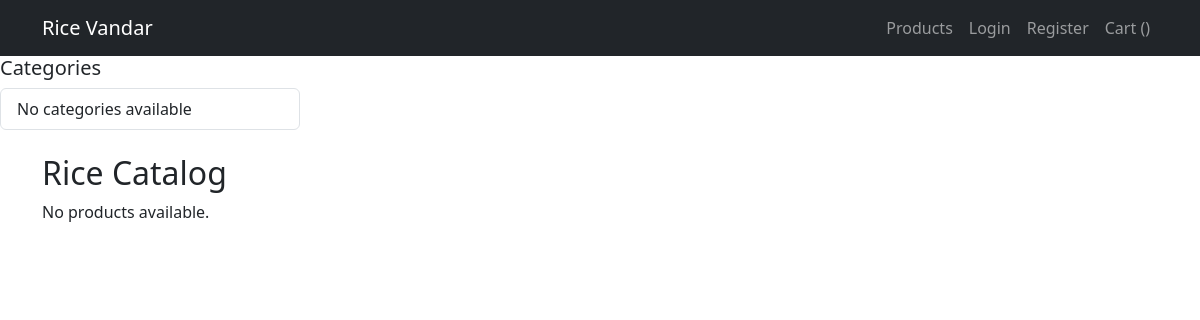
The app's page /, older data.
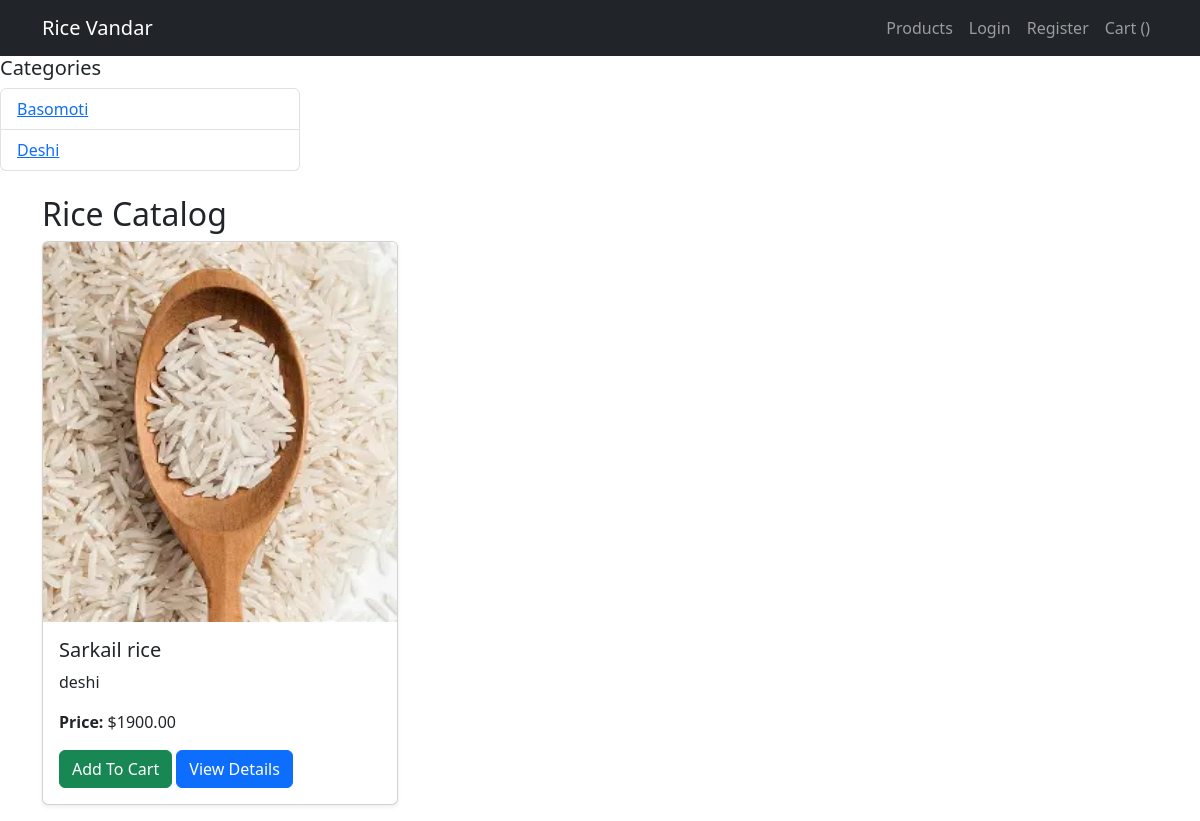
The same page, newer data.
### catalogue/models.py (models this page shows, shortened)
class RiceCategory(models.Model):
    name = models.CharField(max_length=100, unique=True)
    description = models.TextField(blank=True, null=True)
    class Meta:
        verbose_name_plural = "Rice Categories"

class Product(models.Model):
    name = models.CharField(max_length=200)
    category = models.ForeignKey(RiceCategory, on_delete=models.CASCADE, related_name="products", null=True, blank=True)
    description = models.TextField(blank=True)
    price = models.DecimalField(max_digits=10, decimal_places=2)
    stock = models.PositiveIntegerField(default=0)
    image = models.ImageField(upload_to='products/', blank=True, null=True)
    created_at = models.DateTimeField(auto_now_add=True)
    updated_at = models.DateTimeField(auto_now=True)

### catalogue/views.py (the view)
# urls.py: path('', views.product_list, name='product_list'),
def product_list(request):
    products = Product.objects.all().order_by('-created_at')
    categories = RiceCategory.objects.all()
    return render(request, 'catalogue/product_list.html', {'products': products, 'categories': categories})

### templates/catalogue/product_list.html (shortened to what this page needs)
{% extends "base.html" %}
{% block content %}
<h2>Rice Catalog</h2>
<div class="row">
    {% for product in products %}
    <div class="col-md-4 mb-3">
        <div class="card h-100 shadow-sm">
            {% if product.image %}
            <img src="{{ product.image.url }}" class="card-img-top" alt="{{ product.name }}">
            {% endif %}
            <div class="card-body">
                <h5 class="card-title">{{ product.name }}</h5>
                <p class="card-text">{{ product.description|truncatechars:100 }}</p>
                <p class="card-text"><strong>Price:</strong> ${{ product.price }}</p>
             <a href="{% url 'cart:add_to_cart' product.id %}" class="btn btn-success">Add To Cart</a>
                <a href="{% url 'catalogue:product_detail' product.pk %}" class="btn btn-primary">View Details</a>
            </div>
        </div>
    </div>
    {% empty %}
    <p>No products available.</p>
    {% endfor %}
</div>
{% endblock %}

### templates/base.html (shortened to what this page needs)
{% load static %}
<!DOCTYPE html>
<html lang="en">
<head>
    <link rel="stylesheet" href="{% static 'css/styles.css' %}?v={{ time }}">
    <link href="https://cdn.jsdelivr.net/npm/bootstrap@5.3.0/dist/css/bootstrap.min.css" rel="stylesheet">
</head>
<body>
    <nav class="navbar navbar-expand-lg navbar-dark bg-dark">
      <div class="container">
        <a class="navbar-brand " href="{% url 'catalogue:product_list' %}">Rice Vandar</a>
        <div>
          <ul class="navbar-nav">
            <li class="nav-item"><a class="nav-link" href="{% url 'catalogue:product_list' %}">Products</a></li>
            {% if user.is_authenticated %}
              <li class="nav-item"><a class="nav-link" href="{% url 'accounts:profile' %}">Hi, {{ user.username }}</a></li>
              <li class="nav-item"><a class="nav-link" href="{% url 'accounts:logout' %}">Logout</a></li>
            {% else %}
              <li class="nav-item"><a class="nav-link" href="{% url 'accounts:login' %}">Login</a></li>
              <li class="nav-item"><a class="nav-link" href="{% url 'accounts:register' %}">Register</a></li>
            {% endif %}
            <li class="nav-item"><a class="nav-link" href="{% url 'cart:view_cart' %}">Cart ({{ cart_item_count }})</a></li>
          </ul>
        </div>
      </div>
    </nav>
 <div class="col-md-3">
                <h5>Categories</h5>
                <ul class="list-group">
                    {% for cat in categories %}
                        <li class="list-group-item">
                            <a href="{% url 'catalogue:category_products' cat.id %}">{{ cat.name }}</a>
                        </li>
                    {% empty %}
                        <li class="list-group-item">No categories available</li>
                    {% endfor %}
                </ul>
            </div>
    <div class="container mt-4">
        {% block content %}{% endblock %}
    </div>
</body>
</html>

Row changes from the older to the newer data that the page shows:
added RiceCategory: name "Basomoti"
added RiceCategory: name "Deshi"
added Product: image (picture), name "Sarkail rice", description "deshi", price "1900.00"
Text that changed along with them:
text no longer shown: "No categories available No products available."
